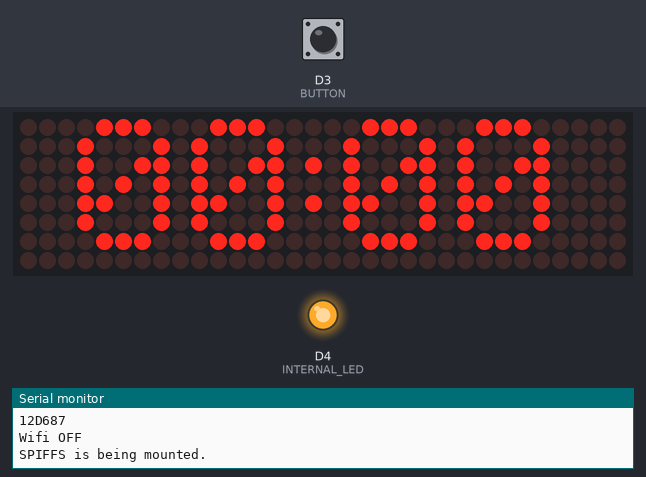
Bench run of a program on a simulated ESP8266 (Wemos D1 mini). On the bench: 32×8 LED matrix, output pins drawn as LEDs (lit = HIGH), the last lines printed to the serial monitor. The test bench sets the inputs (shaded band); at power-on: D3 (BUTTON) HIGH. Storage starts empty; random numbers use the default seed unless the program sets one.

Above: at 2.4 s.
2.5 s: D3 (BUTTON) pulled LOW for 0.15 s
At 3.0 s:
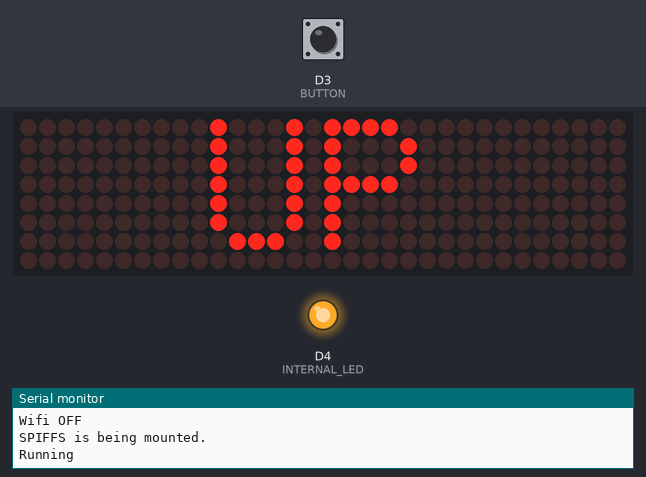
3.2 s: D3 (BUTTON) pulled LOW for 1 s
At 5.8 s:
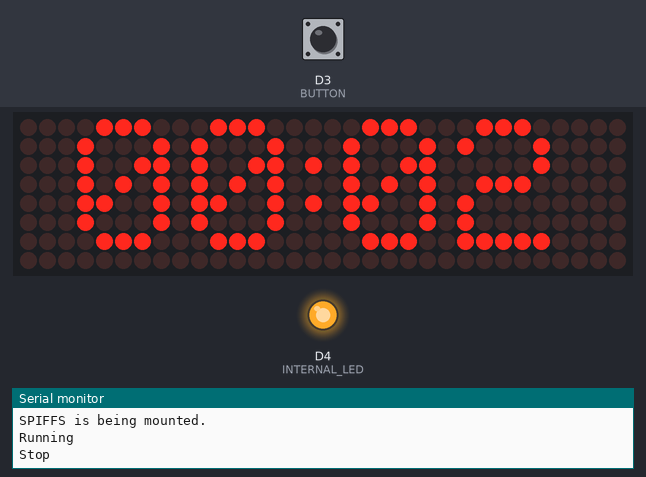
6.4 s: D3 (BUTTON) pulled LOW for 3.2 s
At 8.2 s:
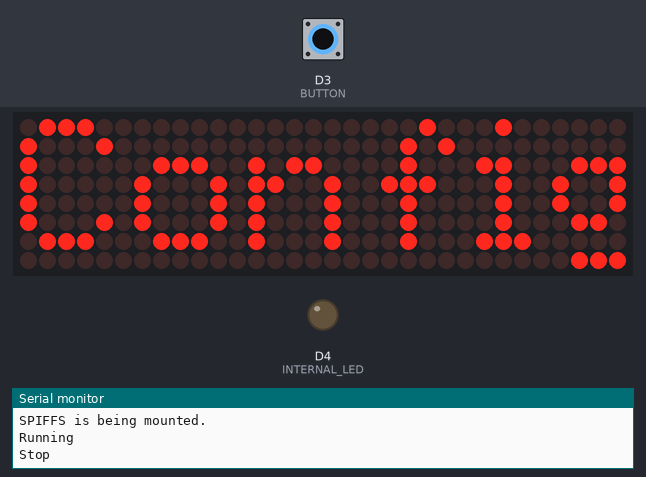
10.2 s: D3 (BUTTON) pulled LOW for 0.15 s
At 10.6 s:
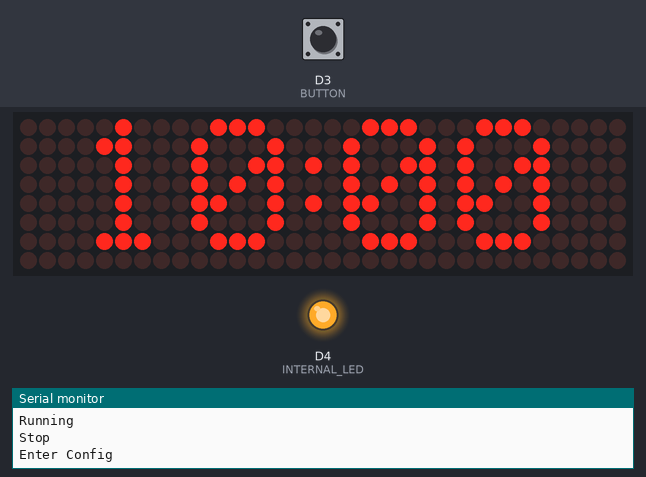
Timing chart, 0 to 11.9 s (numbered marks = the images above; inputs shaded):
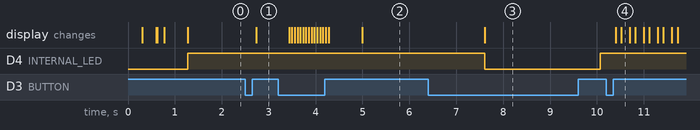

The program:

main.cpp
```cpp
/*
Wiring: Wemos D1 mini -> Max7219 LED 8x8 matrix display chain
    5 V -> Vcc
    GND -> GND
    D8 HSPI-CS -> CS
    D6 HSPI-MISO -> -- not used --
    D7 HSPI-MOSI -> Din
    D5 HSPI-CLK -> CLK

Wiring: Action Button
    D3 <- Switch <- GND


I prefer to add 500-ish Ohms resistors along all ESP I/O lines,
just in case I mess up the coding
and/or I accidentally plug in a microcontroller with pins already set to output
and/or the signal isn’t at 3.3 volts level, to limit the current.
*/

#include <Arduino.h>
#include <FS.h>
#include "myglobals.h"

void doInput();
bool my_spiffs_setup();
void doStartStop();
void doDisplay();
void doDigitCycle();
void doCounting();
void doAlertEffect1();

/*
Own stuff
*/
#include "MySignal.h"
MySignal led;

#include "MyMatrix.h"
MyMatrix myma = MyMatrix(panelCS, numberOfHorizontalDisplays, numberOfVerticalDisplays);

#include "MyButtons.h"
MyButtons mbut = MyButtons(BUTTON, BUTTON_TIME_LONG, BUTTON_TIME_LONGER, stepKeys);

// Wifistuff

#include <ESP8266WiFi.h>
#include <ESP8266WiFiMulti.h>
ESP8266WiFiMulti wifiMulti;
WiFiClient espClient;

/*


*/
void setup()
{
    Serial.begin(74880);

    pinMode(BUTTON, INPUT_PULLUP);

    led.activate(INTERNAL_LED, LOW, HIGH);

    myma.SetLevel(1);            // Use a value between 0 and 15 for brightness, but 0-7 usually suffices and uses less power
    myma.runInit(panelRotation); // set rotation of panels (adjust file data/orient.txt to your modules' layout), and do a bit of boot deco

    Serial.println(ESP.getChipId(), 16);

    Serial.println("Wifi OFF");
    WiFi.persistent(false); // avoid FLASH wear-out?

    WiFi.disconnect();
    WiFi.mode(WIFI_OFF);
    WiFi.forceSleepBegin();
    delay(1);

    if (my_spiffs_setup() == false)
    {
        myma.SetTextBuffer(t_fserr);
        myma.ShowCompactCentered(100);
        delay(10000);
        ESP.restart();
        delay(10000);
    }
    else
    {
        myma.setRotationFromFile();
        myma.SetTextBuffer(t_boot);
        myma.ShowCompactCentered(100);
        delay(500);
    }

    systemMode = MODE_STOP;
    myma.disableFlashColon();
}

/**
 *
 *
 *
 *
 *
 *
 *
 * Hauptschleife
 * */
void loop()
{

    thisTick = millis();

    led.check();

    doInput();

    doCounting();

    doDisplay();
}

/*


   Spiffs start -- no formatting, should be taken care of during HTML pages upload (which is required for operation)
*/
bool my_spiffs_setup()
{

    Serial.println("SPIFFS is being mounted.");

    if (!SPIFFS.begin())
    {
        Serial.println("SPIFFS mount failure.");
        Serial.println("System will reboot in 10 seconds.");
        delay(10000);
        ESP.restart();
        delay(10000);
        return false;
    }
    pinMode(INTERNAL_LED, OUTPUT);
    return true;
}

void doInput()
{
    static unsigned long nextKeys = 0; // the next millis() value to do button polling
    static char modeinfo[16];

    if (thisTick > nextKeys)
    {
        nextKeys = thisTick + stepKeys;
        mbut.check();
        if (mbut.hold_long())
        {
            led.on();
        }

        if (mbut.release_short()) // cycle through display modes
        {
            if (systemMode == MODE_CONFIG)
            {
                doDigitCycle();
            }
            else
            {
                doStartStop();
            }
        }

        if (mbut.hold_long())
        {
            if (systemMode != MODE_CONFIG)
            {
                myma.SetTextBuffer(t_config);
                myma.ShowCompactCentered(0);
                holdDisplay = 700;
            }
            else
            {
                myma.ShowCompactCentered(0, digitCursor + 1 + (digitCursor > 0 ? 1 : 0));
            }
        }
        if (mbut.release_long())
        {
            myma.disableFlashColon();
            if (systemMode != MODE_CONFIG)
            {
                systemMode = MODE_CONFIG;
                digitCursor = 0;
                totalSeconds = 0;
                holdDisplay = 700;
                myma.SetTextBuffer(t_config);
                myma.ShowCompactCentered(0);
                Serial.println("Enter Config");
            }
            else
            {
                digitCursor = digitCursor + 1;
                if (digitCursor == 4)
                {
                    systemMode = MODE_STOP;
                    systemDirection = MODE_DOWN;
                    holdDisplay = 700;
                    myma.SetTextBuffer(t_ready);
                    myma.ShowCompactCentered(0);
                    Serial.println("Leave Config");
                }
                else
                {
                    /* no longer required after flashing cursor implementation */
                    /* holdDisplay = 700;
                    snprintf(modeinfo, sizeof(modeinfo), "Pos.%d", digitCursor + 1);
                    myma.SetTextBuffer(modeinfo);
                    myma.ShowCompactCentered(0);
                    */
                }
            }
            mbut.check();
        }
    }
}

void doStartStop()
{

    if (systemMode == MODE_ALERT)
    {
        systemMode = MODE_STOP;
        return;
    }

    if (systemMode == MODE_RUN)
    {
        systemMode = MODE_STOP;
        myma.disableFlashColon();
        holdDisplay = 700;
        myma.SetTextBuffer(t_stop);
        myma.ShowCompactCentered(0);
        Serial.println("Stop");
    }
    else
    {
        systemMode = MODE_RUN;
        holdDisplay = 700;
        if (systemDirection == MODE_UP)
        {
            myma.SetTextBuffer(t_up);
        }
        else
        {
            myma.SetTextBuffer(t_down);
        }
        myma.ShowCompactCentered(0);
        myma.enableFlashColon();
        Serial.println("Running");
    }
}

void doDigitCycle()
{
    unsigned long h10 = 0;
    unsigned long h1 = 0;
    unsigned long m10 = 0;
    unsigned long m1 = 0;

    // split the total seconds into digits

    h10 = totalSeconds / (10 * 60 * 60);

    h1 = (totalSeconds / (60 * 60)) % 10;

    m10 = (totalSeconds / 600) % 6;

    m1 = ((totalSeconds / 60) % 10);

    // process the digits
    if (digitCursor == 0)
    {
        h10 = (h10 + 1) % 10; // Cycle 10-hours up to 9
    }
    if (digitCursor == 1)
    {
        h1 = (h1 + 1) % 10; // Cycle 1-hours up to 9
    }
    if (digitCursor == 2)
    {
        m10 = (m10 + 1) % 6; // Cycle 10-minutes up to 5
    }
    if (digitCursor == 3)
    {
        m1 = (m1 + 1) % 10; // Cycle 1-minute up to 9
    }
    // recombine the time into seconds

    totalSeconds = (h10 * 10 * 60 * 60) + (h1 * 60 * 60) + (m10 * 10 * 60) + (m1 * 60);
}

/**
 *
 *
 *
 *
 *
 *
 *
 *
 *
 *
 *
 */
void doDisplay()
{
    char clockview[32];

    static unsigned long lastTick = 0;

    static int16_t walker = 0;

    if ((thisTick - lastTick) < stepDisplay)
    {
        return;
    }

    lastTick = thisTick;

    if (holdDisplay > stepDisplay)
    {
        holdDisplay = holdDisplay - stepDisplay;
        return;
    }
    else
    {
        holdDisplay = 0;
    }

    if (systemMode == MODE_ALERT)
    {
        if (true)
        { // scaling circle effect
            doAlertEffect1();
            return;
        }

        // alternate flash effect

        if (thisTick % 1000 > 500)
        {
            myma.Fill(0);
            myma.matrix->fillRect(0, 0, myma.matrix->width() / 2, myma.matrix->height(), 1);
        }
        else
        {
            myma.Fill(1);
            myma.matrix->fillRect(0, 0, myma.matrix->width() / 2, myma.matrix->height(), 0);
        }
        myma.display();
        return;
    }

    if (totalSeconds >= 3600 || systemMode == MODE_CONFIG) // Stunde:Minute oder Minute:Sekunde?
    {
        snprintf(clockview, sizeof(clockview), "%02ld:%02ld", (totalSeconds / (60 * 60)), ((totalSeconds / 60) % 60));
    }
    else
    {
        snprintf(clockview, sizeof(clockview), "%02ld:%02ld", (totalSeconds / 60), (totalSeconds % 60));
    }

    myma.SetTextBuffer(clockview);
    if (systemMode == MODE_CONFIG)
    {
        myma.ShowCompactCentered(0, digitCursor + (digitCursor > 1 ? 1 : 0)); // flash the digit the cursor points to
    }
    else
    {
        myma.ShowCompactCentered(0);
    }

    // moving dots edges
    if (systemMode == MODE_RUN)
    {
        myma.matrix->drawPixel(0, walker, 1);
        myma.matrix->drawPixel(myma.matrix->width() - 1, walker, 1);
        if (systemDirection == MODE_DOWN)
        {
            walker = ((walker + 1) % myma.matrix->height());
        }
        else
        {
            walker = (walker > 0 ? (walker - 1) : myma.matrix->height() - 1);
        }
    }

    myma.display();
}

void doCounting()
{
    static unsigned long lastUpdate = 0;

    if (systemMode == MODE_RUN)
    {
        if (thisTick - lastUpdate >= 1000)
        {
            lastUpdate = thisTick;
            if (systemDirection == MODE_UP)
            {
                totalSeconds++;
            }
            if (systemDirection == MODE_DOWN)
            {
                if (totalSeconds > 0)
                {
                    totalSeconds--;
                }
                else
                {
                    myma.disableFlashColon();
                    systemMode = MODE_ALERT;
                    systemDirection = MODE_UP;
                    Serial.println(t_alert);
                }
            }
        }
    }
}

void doAlertEffect1()
{
    static int16_t x[] = {0, 0, 0, 0};
    static int16_t y[] = {0, 0, 0, 0};
    static int16_t r[] = {0, 0, 0, 0};
    static int16_t l[] = {0, 0, 0, 0};

    myma.Fill(0);

    for (byte i = 0; i < 4; i++)
    {
        if (r[i] >= l[i])
        {
            randomSeed(micros());
            r[i] = 1;
            x[i] = random(myma.matrix->width());
            y[i] = random(myma.matrix->height());
            l[i] = (x[i] + x[i] > myma.matrix->width() ? x[i] : myma.matrix->width() - x[i]) / 2;
        }
        else
        {
            r[i] = r[i] + 1;
        }
        myma.matrix->drawCircle(x[i], y[i], r[i], 1);
    }

    myma.display();
}
```

myglobals.h
```cpp
uint8_t brite = 2; // display brightness level 0-7

volatile unsigned long thisTick = 0; // gets set to millis() at the beginning of each loop()
volatile unsigned long totalSeconds = 0; // Default start position

#define BUTTON D3
#define INTERNAL_LED D4
#define panelCS D8

#define BUTTON_TIME_LONG 1000   // seconds for holding for menu
#define BUTTON_TIME_LONGER 9999   // not used, not reachable if used with touch module due to its internal auto-reset ...

union IntToTwo {
int16_t INT;
uint8_t bytes[2];
};

IntToTwo scrollDelay;

unsigned long stepDisplay = 60; // millis between display updates
unsigned long holdDisplay = 0;   // optional absolute hold delay in ms to suppress regular countdown updates (is reduced by stepDisplay every loop)

#define MODE_RUN 1
#define MODE_STOP 2
#define MODE_CONFIG 3
#define MODE_UP 4
#define MODE_DOWN 5
#define MODE_ALERT 6
uint8_t systemMode = MODE_STOP;
uint8_t systemDirection = MODE_UP;
uint8_t digitCursor = 0; // a cursor used during config mode; starts with 0 = leftmost hour digit, goes to 3 = rightmost minute digit (HH:MM)

unsigned long stepKeys = 10; // how often the input is polled for debouncing

// Dot Matrix Display Strip

int numberOfHorizontalDisplays = 4;
int numberOfVerticalDisplays = 1;
byte panelRotation = 1; // 0-3

// Texts

char t_fserr[] = "FSERR";
char t_boot[] = "Boot";
char t_config[] = "Config";
char t_up[] = "UP";
char t_ready[] = "Ready";
char t_down[] = "DOWN";
char t_stop[] = "STOP";
char t_alert[] = "ALARM";
```

Measured:
- after the input at 2.5 s, the display: changes after 0.23 s (image 1)
- after the input at 6.4 s, D4 (INTERNAL_LED): HIGH → LOW after 1.2 s, → HIGH 2.5 s later; the display: changes after 1.2 s (image 3)
